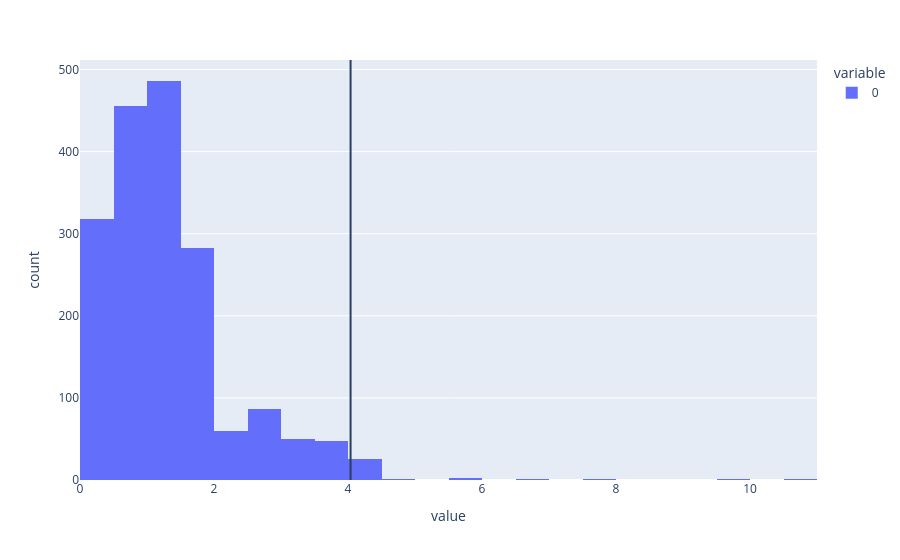

Notebook code for this chart:
### Code cell
from sklearn.cluster import KMeans 
from numpy.lib.stride_tricks import sliding_window_view
from scipy.stats import kstest


def argmax_filter(sequences: np.ndarray, kernel_size: int = 10):
    #window = sliding_window_view(sequences, window_shape=kernel_size, axis=0)
    # non vectorized:
    out = []
    for w in range(kernel_size, len(sequences)):
        window = sequences[w-kernel_size: w]
        count = np.unique_counts(window)
        argmax = np.argmax(count.counts)
        value = count.values[argmax]
        out.append(value)
    return np.array(out)

def calibrate_dispersion(centroid: np.ndarray, labels: np.ndarray, latents: np.ndarray):
    unique_labels = np.unique(labels)
    vi = [0 for _ in range(len(unique_labels))]
    for label in unique_labels:
        ci = centroid[label]
        latent = latents[labels == label]
        di = ((ci - latent)**2).sum(axis=1)**0.5
        vi[label] = np.std(di)
    return vi

def get_centroid_distance(centroid: np.ndarray, latents: np.ndarray, vi: np.ndarray):
    dist = []
    for idx, ci in enumerate(centroid):
        di = ((ci - latents)**2).sum(axis=1)**0.5 / vi[idx] # [N, 1]
        dist.append(di)
    dist = np.stack(dist, axis=-1) # N, 2
    return np.min(dist, axis=-1)
    
def calibrate_tau(centroid: np.ndarray, latents: np.ndarray, vi: np.ndarray, quantile: float= 0.99):
    # variable stats on
    # proba of not being part of the distribution of cluster distance 
    dist = get_centroid_distance(centroid, latents, vi)
    tau = np.quantile(dist, q=quantile)
    return tau


class FilterSystem:

    def __init__(self, reference_cluster: np.ndarray, reference_latents: np.ndarray, centroid: np.ndarray, window: int):
        self.centroid = centroid
        self.vi = calibrate_dispersion(centroid=centroid, labels=reference_cluster, latents=reference_latents)
        self.si = get_centroid_distance(centroid, reference_latents, self.vi)
        self.tau = calibrate_tau(centroid, reference_latents, self.vi)
    
    def rolling_metrics(self, latents_window: np.ndarray):
        window_si =  get_centroid_distance(self.centroid, latents_window, self.vi)
        ks_score = kstest(self.si, window_si)
        novelty = window_si[-1] > self.tau # any or last depending on the usage; default last
        return {"ks_score": ks_score, "novelty": novelty}



kernel_size=[2, 3, 5, 10, 15, 20, 30]
centroid = ev.k_means[2]["model"].cluster_centers_
cluster = ev.k_means[2]["cluster"]

vi = calibrate_dispersion(centroid, cluster, latents_test)
print("vi=", vi)

distance = get_centroid_distance(centroid, latents_test, vi)
tau  = calibrate_tau(centroid, latents_test, vi)
print(tau)

px.histogram(distance, nbins=50).add_vline(x=tau).show()

"""
px.line(cluster, title="Without filter").show()
for ksize in kernel_size:
    filter_cluster = argmax_filter(cluster, kernel_size=ksize)
    px.line(filter_cluster, title=f"kernel size = {ksize}").show()
"""

### Figure 1 — Plotly figure (JSON) as saved in the notebook; plotly's stock layout.template omitted (floating-point values rounded to 4 significant figures; data arrays with more than 128 entries replaced by an {"elided": "..."} marker saying what was removed)
{"data": [{"bingroup": "x", "hovertemplate": "variable=0<br>value=%{x}<br>count=%{y}<extra></extra>", "legendgroup": "0", "marker": {"color": "#636efa", "pattern": {"shape": ""}}, "name": "0", "nbinsx": 50, "orientation": "v", "showlegend": true, "type": "histogram", "x": {"elided": "1820 float values"}, "xaxis": "x", "yaxis": "y"}], "layout": {"barmode": "relative", "legend": {"title": {"text": "variable"}, "tracegroupgap": 0}, "margin": {"t": 60}, "shapes": [{"type": "line", "x0": 4.039, "x1": 4.039, "xref": "x", "y0": 0, "y1": 1, "yref": "y domain"}], "xaxis": {"anchor": "y", "domain": [0, 1], "title": {"text": "value"}}, "yaxis": {"anchor": "x", "domain": [0, 1], "title": {"text": "count"}}}}
